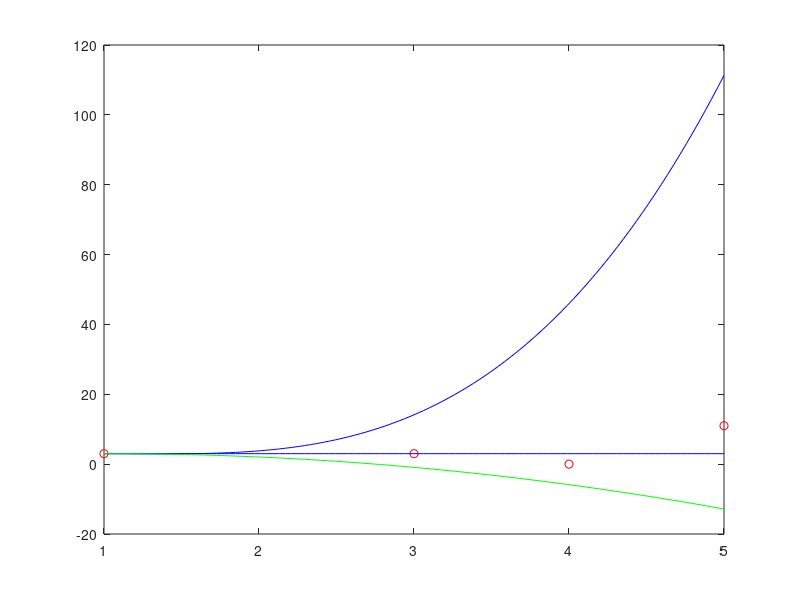
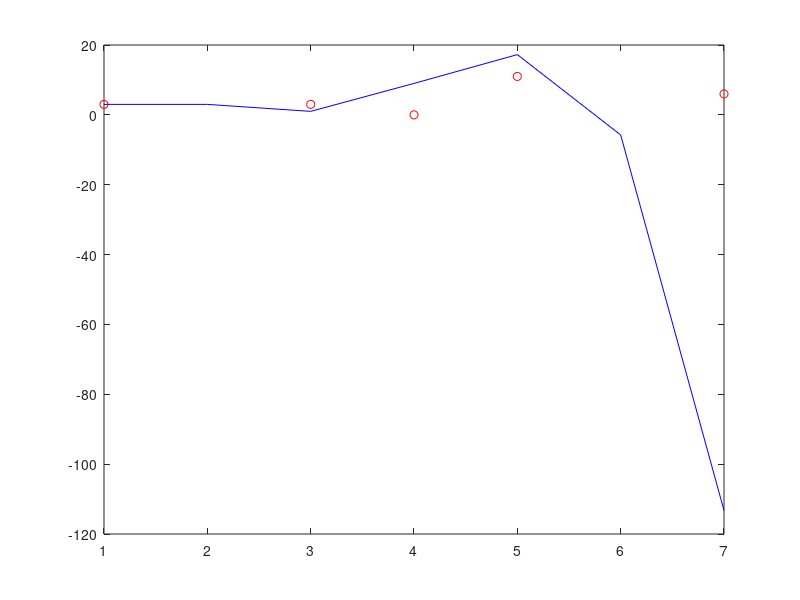

MATLAB code to generate these figures, in order:
clc; clear all; close all;

x = [1, 3, 4, 5]; y = [3, 3, 0, 11];
f1 = y;
f12 = (y(2) - y(1)) / (x(2) - x(1)); f23 = (y(3) - y(2)) / (x(3) - x(2)); f34 = (y(4) - y(3)) / (x(4) - x(3));
f123 = (f23 - f12) / (x(3) - x(1)); f234 = (f34 - f23) / (x(4) - x(2));
f1234 = (f234 - f123) / (x(4) - x(1));

P = @(x) y(1) + f12.*(x-x(1)) + f123.*(x-x(1)).*(x-x(2)) + f1234.*(x-x(1)).*(x-x(2)).*(x-x(3));
x_lin = linspace(1,5); 
f1234
plot(x,y, 'ro'); hold on; plot(x_lin, P(x_lin), 'b-');
hold on; P_l = @(x) y(1) + f12.*(x-x(1)); hold on; plot(x_lin, P_l(x_lin), 'b-');
hold on; P_q = @(x) y(1) + f12.*(x-x(1)) + f123.*(x-x(1)).*(x-x(2)); hold on; plot(x_lin, P_q(x_lin), 'g-');
% Shouldn't diverge at x(2) = 3

x = [1, 3, 4, 5, 7]; y = [3, 3, 0, 11, 6];
f1 = y;
f12 = (y(2) - y(1)) / (x(2) - x(1)); f23 = (y(3) - y(2)) / (x(3) - x(2)); f34 = (y(4) - y(3)) / (x(4) - x(3)); f45 = (y(5) - y(4)) / (x(5) - x(4));
f123 = (f23 - f12) / (x(3) - x(1)); f234 = (f34 - f23) / (x(4) - x(2)); f345 = (f45 - f34) / (x(5) - x(4));
f1234 = (f234 - f123) / (x(4) - x(1)); f2345 = (f345 - f234) / (x(5) - x(2));
f12345 = (f2345 - f1234) / (x(5) - x(1));
P = @(x) y(1) + f12.*(x-x(1)) + f123.*(x-x(1)).*(x-x(2)) + f1234.*(x-x(1)).*(x-x(2)).*(x-x(3)) + f12345.*(x-x(1)).*(x-x(2)).*(x-x(3)).*(x-x(4));
x_lin = 1:1:7;
figure(2)
plot(x,y, 'ro'); hold on; plot(x_lin, P(x_lin), 'b-');
f12345